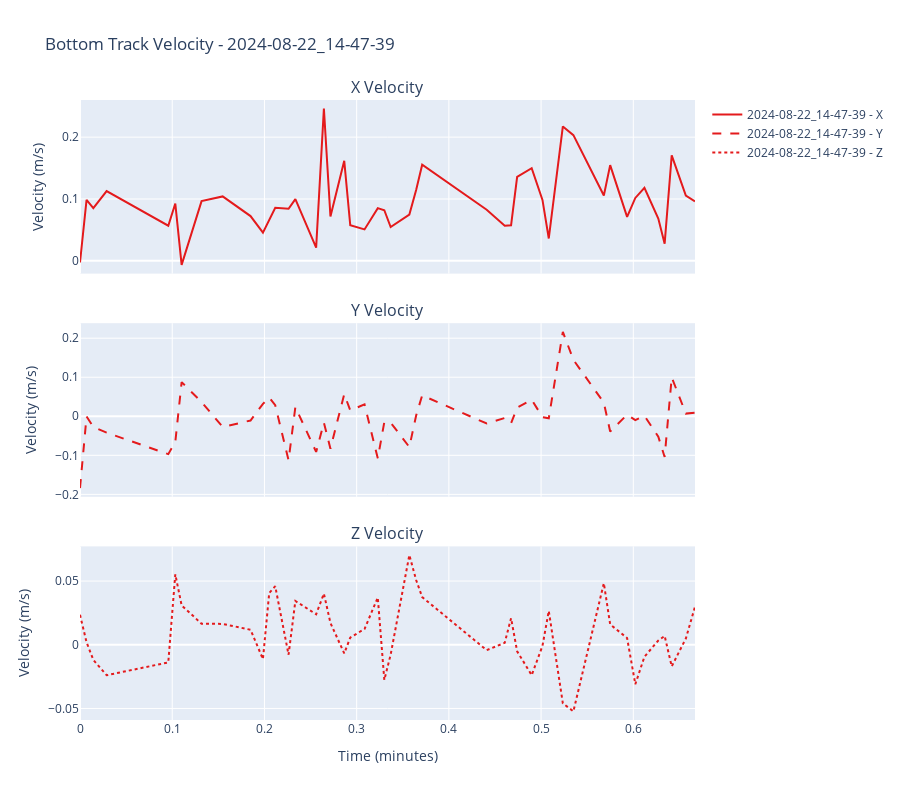
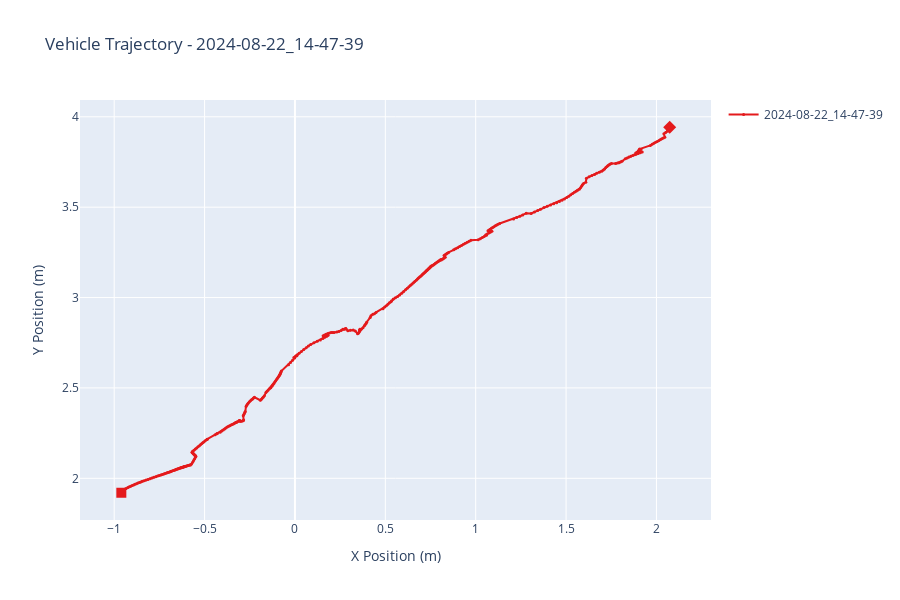
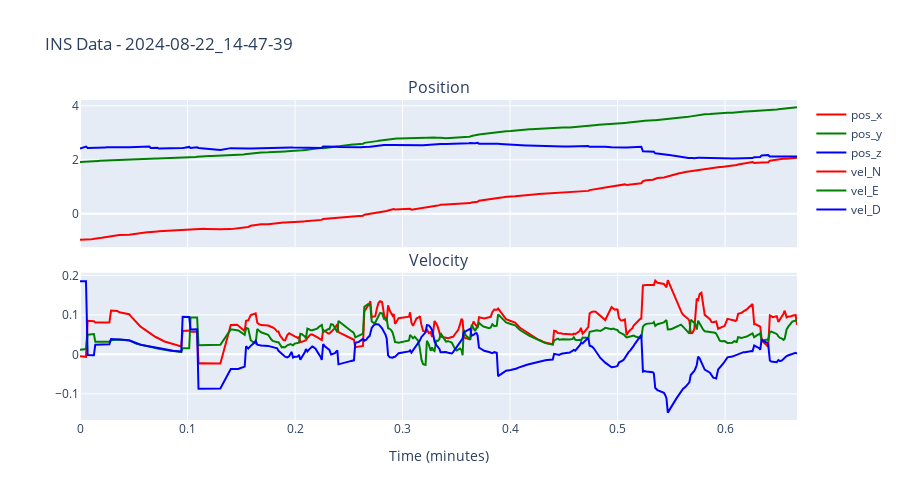
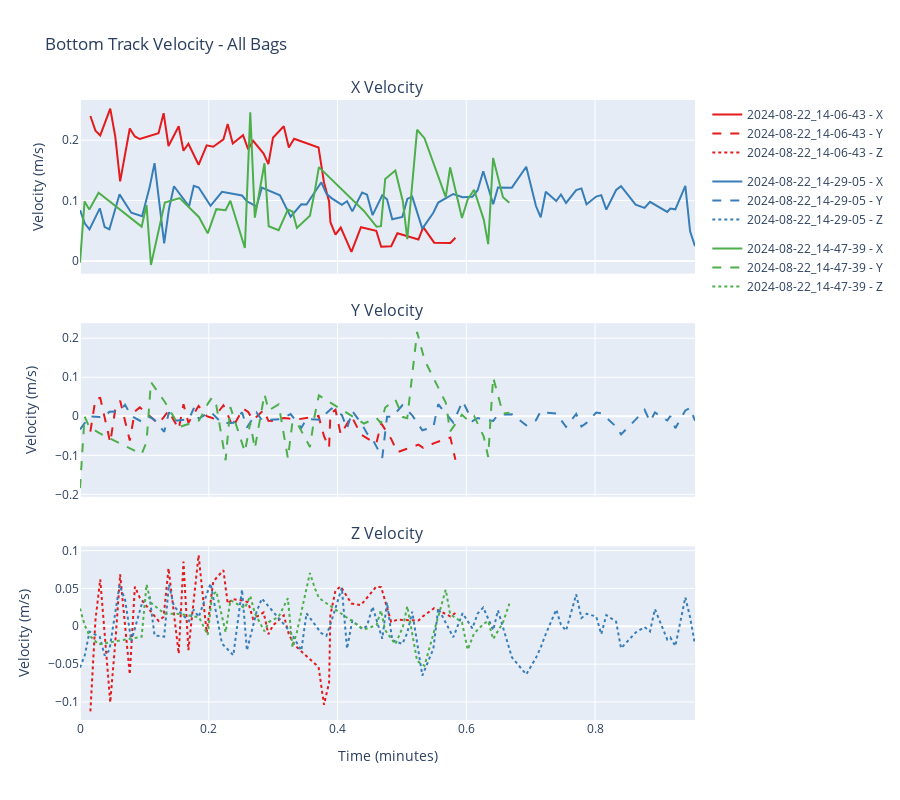

The cell these charts' notebook holds for them, in order:
### Code cell
# Run the refactored notebook workflow from utils.nucleus1000dvl_analysis
from utils import nucleus1000dvl_analysis as dvl_utils
print('Running consolidated Nucleus1000DVL analysis workflow (utils)')
workflow_result = dvl_utils.run_full_notebook_workflow(by_bag_folder=BY_BAG_FOLDER,
                                                     bag_selection=BAG_SELECTION,
                                                     sensor_selection=SENSOR_SELECTION,
                                                     export_summary=EXPORT_SUMMARY,
                                                     export_plots=EXPORT_PLOTS,
                                                     output_folder=OUTPUT_FOLDER)
print('Workflow result:', workflow_result)
